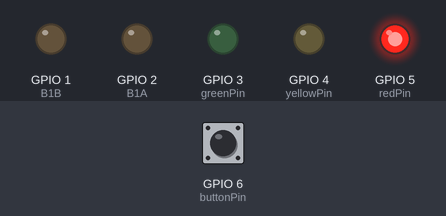
Simulated run of this sketch. Board: ESP32. Parts: output pins drawn as LEDs (lit = HIGH). Inputs (shaded band) come from the test bench; at power-on: GPIO 6 (buttonPin) HIGH. What the sketch prints to the serial monitor is not drawn.

Above: at 1.2 s.
1.3 s: GPIO 6 (buttonPin) pulled LOW for 0.15 s
At 2.4 s:
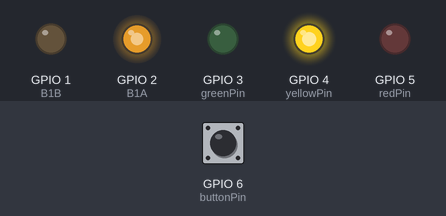
4.4 s: GPIO 6 (buttonPin) pulled LOW for 1 s
At 5.2 s:
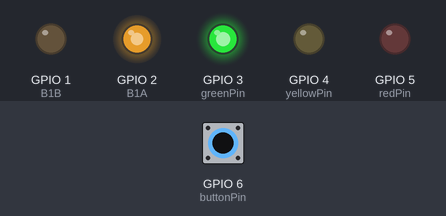
8.4 s: GPIO 6 (buttonPin) pulled LOW for 3.2 s
At 11.9 s:
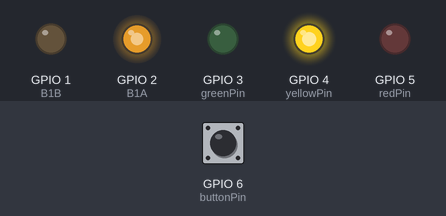
Timing chart, 0 to 16.1 s (numbered marks = the images above; inputs shaded):
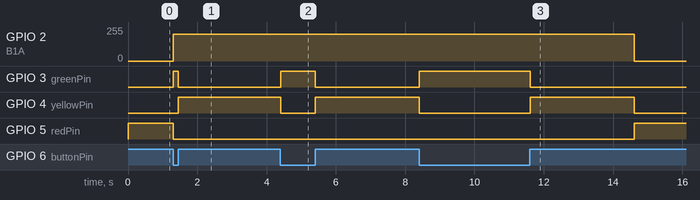

Measured:
- after the input at 1.3 s, GPIO 2 (B1A): 0/255 → 199/255 at once; GPIO 3 (greenPin): LOW → HIGH at once, → LOW 0.15 s later; GPIO 4 (yellowPin): LOW → HIGH after 0.15 s; GPIO 5 (redPin): HIGH → LOW at once
- after the input at 4.4 s, GPIO 2 (B1A): stays 199/255 (without the input it goes to 0/255 after 0.06 s); GPIO 3 (greenPin): LOW → HIGH at once, → LOW 1.0 s later; GPIO 4 (yellowPin): HIGH → LOW after 0.01 s instead of 0.06 s; GPIO 5 (redPin): stays LOW (without the input it goes to HIGH after 0.06 s)
- after the input at 8.4 s, GPIO 2 (B1A): 199/255 → 0/255 after 6.2 s instead of 0.01 s; GPIO 3 (greenPin): LOW → HIGH at once, → LOW 3.2 s later; GPIO 5 (redPin): LOW → HIGH after 6.2 s instead of 0.01 s

The sketch:

duck_red_light_green_light.ino
```cpp
// Pin information
const int buttonPin = D5;
int greenPin = D2;
const int yellowPin = D3;
const int redPin = D4;
int buttonTime = -1;
int yellowOnTime = 3000;
bool on = false;

// int buttonPin = D0;
int val;

const int B1A = D1;  // define pin 12 for B-1A (PWM Speed)
const int B1B = D0;  // define pin 14 for B-1B (direction)

// setting PWM properties
const int freq = 5000;
const int resolution = 8;

void setup() {
  // put your setup code here, to run once:
  Serial.begin(9600);

  pinMode(B1A, OUTPUT);     // specify these pins as outputs
  pinMode(B1B, OUTPUT);
  ledcAttach(B1A, freq, resolution);
  ledcWrite(B1A, 0);   // start with the motors off
  digitalWrite(B1B, LOW);

  pinMode(greenPin, OUTPUT);
  pinMode(yellowPin, OUTPUT);
  pinMode(redPin, OUTPUT);
  pinMode(buttonPin, INPUT_PULLUP);

  digitalWrite(greenPin, LOW);
  digitalWrite(yellowPin, LOW);
  digitalWrite(redPin, LOW);
}

void loop() {
  val = digitalRead(buttonPin);
  Serial.println(val);
  // If the button is pressed, turn the green light on and the other lights off
  if (val == LOW) {
    digitalWrite(greenPin, HIGH);
    digitalWrite(yellowPin, LOW);
    digitalWrite(redPin, LOW);
    // Turn motor on
    ledcWrite(B1A, 200);
    on = true;
  }
  // If the button has been let go but we last measured that the device was on, then we turn the yellow pin on and the others off
  else if (val == HIGH && on) {
    buttonTime = millis();
    digitalWrite(greenPin, LOW);
    digitalWrite(yellowPin, HIGH);
    digitalWrite(redPin, LOW);
    on = false;
  }
  // If we have let go of the switch and we are still in the waiting period, have the yellow LED stay on
  else if (val == HIGH && buttonTime != -1 && millis() - buttonTime < yellowOnTime) {
    digitalWrite(greenPin, LOW);
    digitalWrite(yellowPin, HIGH);
    digitalWrite(redPin, LOW);
  }
  // Otherwise, we default to red light on and motor off
  else{
    digitalWrite(greenPin, LOW);
    digitalWrite(yellowPin, LOW);
    digitalWrite(redPin, HIGH);
    // Turn motor off
    ledcWrite(B1A, 0);
  }

}
```
